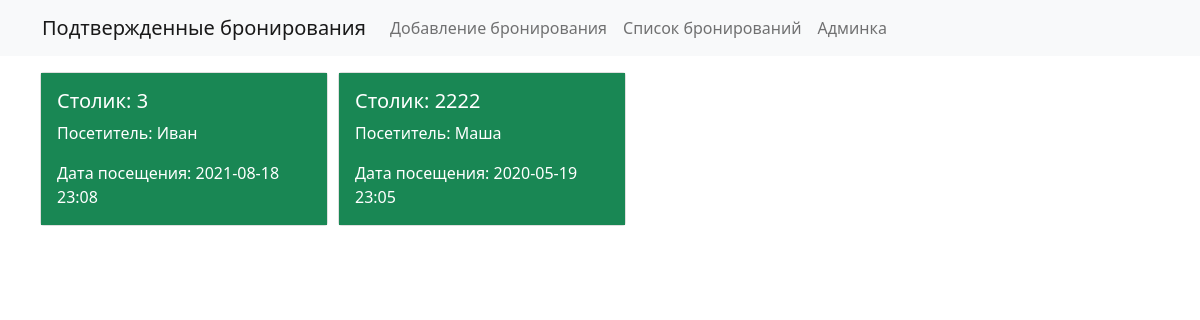
Before: /bookings/applied/ with the older database file.
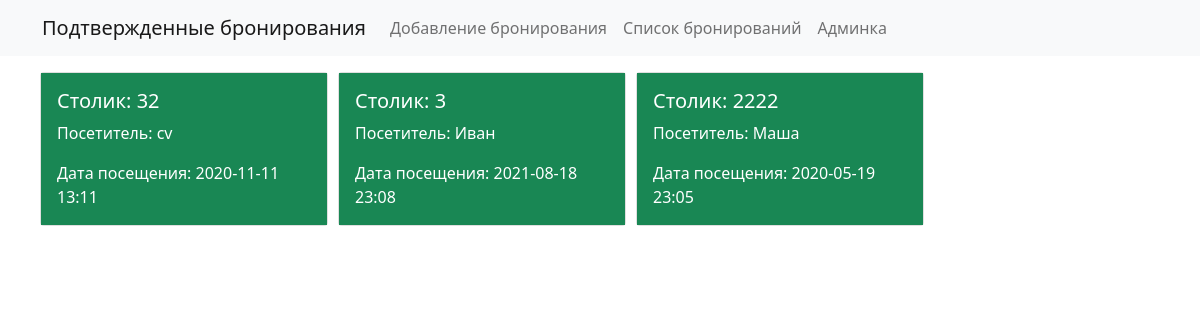
After: the same page with the newer database file.
### bookings/models.py (models this page shows, shortened)
class Bookings(models.Model):
    title = models.CharField(max_length=150, verbose_name='Столик')
    content = models.TextField(blank=True, verbose_name='Посетитель')
    created_at = models.DateTimeField(auto_now_add=True,  verbose_name='Дата создания')
    updated_at = models.DateTimeField(blank=True, verbose_name='Дата посещения')
    is_published = models.BooleanField(default=True, verbose_name='Подтверждение брони')
    class Meta:
        verbose_name = "Бронирование"
        verbose_name_plural = "Бронирования"
        ordering = ['-created_at']
        db_table = "bookings_bookings"

### bookings/views.py (the view)
# urls.py: path('bookings/applied/', applied , name = 'applied')
def applied(request):
    booking = Bookings.objects.all()
    return render(request,'bookings/applied.html', {'bookings':booking,'title':'Подтвержденные бронирования'})

### bookings/templates/bookings/applied.html (shortened to what this page needs)
<!doctype html>
<html lang="en">
  <head>
    <link href="https://cdn.jsdelivr.net/npm/bootstrap@5.0.0-beta3/dist/css/bootstrap.min.css" rel="stylesheet">
  </head>
  <body>
        <nav class="navbar navbar-expand-lg navbar-light bg-light">
            <div class="container">
            <a class="navbar-brand" href="{%url 'applied'%}">{{title}}</a>
            <div class="collapse navbar-collapse" id="navbarSupportedContent">
              <ul class="navbar-nav mr-auto">
                <li class="nav-item">
                  <a class="nav-link" href="{%url 'add-bookings'%}">Добавление бронирования</a>
                </li>
                <li class="nav-item">
                  <a class="nav-link" href="{%url 'home'%}">Список бронирований</a>
                </li>
                <li>
                    <a class="nav-link" href="/admin">Админка</a>
                </li>
               </ul>
            </div>
        </div>
          </nav>
          <div class="container mt-3">
            <div class="row">
            {% for item in bookings %}
              {% if item.is_published %}
              <div class="card mb-3" style="width: 18rem; margin-left: 10px; padding: 0;">
            <div class="card-body text-white bg-success ">
                <h5>Столик: {{item.title}}</h5>
                <p class="card-text">Посетитель: {{item.content}}</p>
                <p class="card-text">Дата посещения: {{item.updated_at|date:"Y-m-d H:m"}}</p>
            </div>
        </div>
        {% endif %}
        {% endfor %}
          </div>
  </body>
</html>

Changed rows visible on the page:
added Bookings: title "32", content "cv", updated_at "2020-11-11 13:11"
